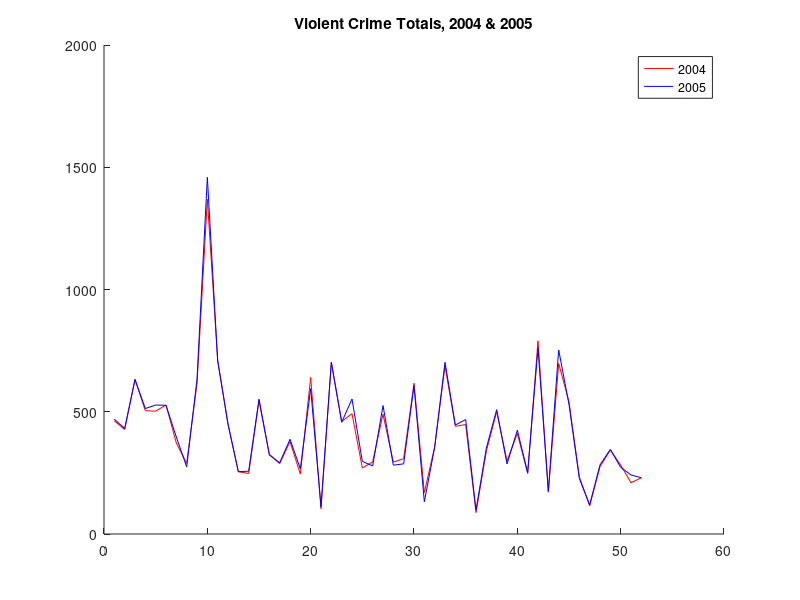
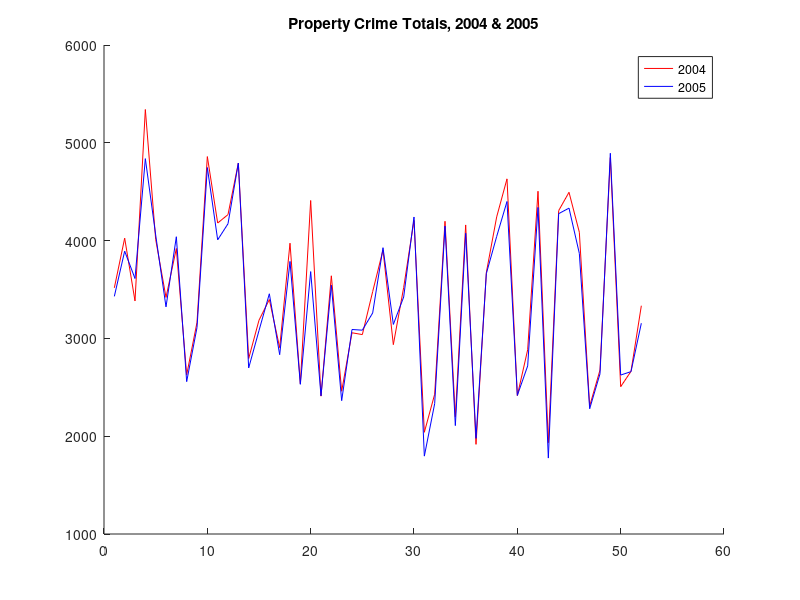

MATLAB code to generate these figures, in order:
% This file is the top-level script for the data analysis performed
% It reads the given CSV file and creates all of the necessary data
% structures for use with any of the smaller functions.

% Stores data in the following format
% 2004 Violent Total, 2005 Violent Total, Murder, Rape, Robbery, Assault,
% 2004 Property Total, 2005 Property Total, Burglary, Larceny, Car theft
Text = importdata('CrimeRatesModified.csv');
states = Text.textdata;
Data = Text.data;

% CrimeTotals2004 will store Violent, Property total pairs
CrimeTotals2004(:, 1) = Data(:, 1);
CrimeTotals2004(:, 2) = Data(:, 7);

% Same for CrimeTotals2005
CrimeTotals2005(:, 1) = Data(:, 2);
CrimeTotals2005(:, 2) = Data(:, 8);

CombinedTotals(:, 1) = CrimeTotals2004(:, 1);
CombinedTotals(:, 2) = CrimeTotals2005(:, 1);
CombinedTotals(:, 3) = CrimeTotals2004(:, 2);
CombinedTotals(:, 4) = CrimeTotals2005(:, 2);

ViolentCrimeRates2005 = zeros(52, 4);
index = 1;
for i=3:6
    ViolentCrimeRates2005(:,index) = Data(:, i);
    index = index + 1;
end

PropertyCrimeRates2005 = zeros(52, 3);
index = 1;
for i=9:11
    PropertyCrimeRates2005(:,index) = Data(:, i);
    index = index+1;
end

SortedPropertyCrime = sort(PropertyCrimeRates2005);
SortedViolentCrime = sort(ViolentCrimeRates2005);

Top10Violent = zeros(10, 4);
for i=1:4
    Top10Violent(:,i) = SortedViolentCrime(43:52,i);
end

Top10ViolentStates = cell(10, 4);
for i=1:4
    for j=1:10
        res = find(ViolentCrimeRates2005(:,i)==Top10Violent(j,i));
        if length(res) > 1
            value = '';
            for k=1:length(res)
                if k==1
                    value = states(res(k));
                else
                    value = strcat(value, ', ', states(res(k)));
                end
            end
            Top10ViolentStates(j,i) = cellstr(value);
        else
            Top10ViolentStates(j,i) = states(res(1));
        end
    end
end      

Top10Property = zeros(10, 3);
for i=1:3
    Top10Property(:,i) = SortedPropertyCrime(43:52,i);
end

Top10PropertyStates = cell(10, 3);
for i=1:3
    for j=1:10
        res = find(PropertyCrimeRates2005(:,i)==Top10Property(j,i));
        Top10PropertyStates(j,i) = states(res(1));
    end
end  

UniversityPropertyData = zeros(8,3);
UniversityViolentData = zeros(8,4);

% CA
UniversityPropertyData(1,:) = PropertyCrimeRates2005(6,:);
UniversityViolentData(1,:) = ViolentCrimeRates2005(6,:);

% MA
UniversityPropertyData(2,:) = PropertyCrimeRates2005(23,:);
UniversityViolentData(2,:) = ViolentCrimeRates2005(23,:);

% NJ
UniversityPropertyData(3,:) = PropertyCrimeRates2005(32,:);
UniversityViolentData(3,:) = ViolentCrimeRates2005(32,:);

% CT
UniversityPropertyData(4,:) = PropertyCrimeRates2005(8,:);
UniversityViolentData(4,:) = ViolentCrimeRates2005(8,:);

% NY
UniversityPropertyData(5,:) = PropertyCrimeRates2005(34,:);
UniversityViolentData(5,:) = ViolentCrimeRates2005(34,:);

% PA
UniversityPropertyData(6,:) = PropertyCrimeRates2005(40,:);
UniversityViolentData(6,:) = ViolentCrimeRates2005(40,:);

% NH
UniversityPropertyData(7,:) = PropertyCrimeRates2005(31,:);
UniversityViolentData(7,:) = ViolentCrimeRates2005(31,:);

% NC
UniversityPropertyData(8,:) = PropertyCrimeRates2005(35,:);
UniversityViolentData(8,:) = ViolentCrimeRates2005(35,:);

SortedPropertyData = sort(UniversityPropertyData);
SortedViolentData = sort(UniversityViolentData);

Top10PropertyUni = cell(8,3);
for i=1:3
    for j=1:8
        res = find(PropertyCrimeRates2005(:,i)==SortedPropertyData(j,i));
        if length(res) > 1
            value = '';
            for k=1:length(res)
                if k==1
                    value = states(res(k));
                else
                    value = strcat(value, ', ', states(res(k)));
                end
            end
            Top10PropertyUni(j,i) = cellstr(value);
        else
            Top10PropertyUni(j,i) = states(res(1));
        end
    end
end

Top10ViolentUni = cell(8,3);
for i=1:4
    for j=1:8
        res = find(ViolentCrimeRates2005(:,i)==SortedViolentData(j,i));
        if length(res) > 1
            value = '';
            for k=1:length(res)
                if k==1
                    value = states(res(k));
                else
                    value = strcat(value, ', ', states(res(k)));
                end
            end
            Top10ViolentUni(j,i) = cellstr(value);
        else
            Top10ViolentUni(j,i) = states(res(1));
        end
    end
end

PropertyHistograms(:,1) = hist(PropertyCrimeRates2005(:,1));
PropertyHistograms(:,2) = hist(PropertyCrimeRates2005(:,2));
PropertyHistograms(:,3) = hist(PropertyCrimeRates2005(:,3));

ViolentHistograms(:,1) = hist(ViolentCrimeRates2005(:,1));
ViolentHistograms(:,2) = hist(ViolentCrimeRates2005(:,2));
ViolentHistograms(:,3) = hist(ViolentCrimeRates2005(:,3));
ViolentHistograms(:,4) = hist(ViolentCrimeRates2005(:,4));

Total2005Data(:,1) = PropertyCrimeRates2005(:,1);
Total2005Data(:,2) = PropertyCrimeRates2005(:,2);
Total2005Data(:,3) = PropertyCrimeRates2005(:,3);
Total2005Data(:,4) = ViolentCrimeRates2005(:,1);
Total2005Data(:,5) = ViolentCrimeRates2005(:,2);
Total2005Data(:,6) = ViolentCrimeRates2005(:,3);
Total2005Data(:,7) = ViolentCrimeRates2005(:,4);

normalHist = hist(sum(rand(1000,10).^2,2))';

% create plots
figure
hold on
plot(CrimeTotals2004(:,1),'r');
plot(CrimeTotals2005(:,1),'b');
legend('2004', '2005');
title('Violent Crime Totals, 2004 & 2005');
hold off

figure
hold on
plot(CrimeTotals2004(:,2),'r');
plot(CrimeTotals2005(:,2),'b');
legend('2004', '2005');
title('Property Crime Totals, 2004 & 2005');
hold off

% clear variables
clear index
clear i
clear value
clear j
clear k
clear res